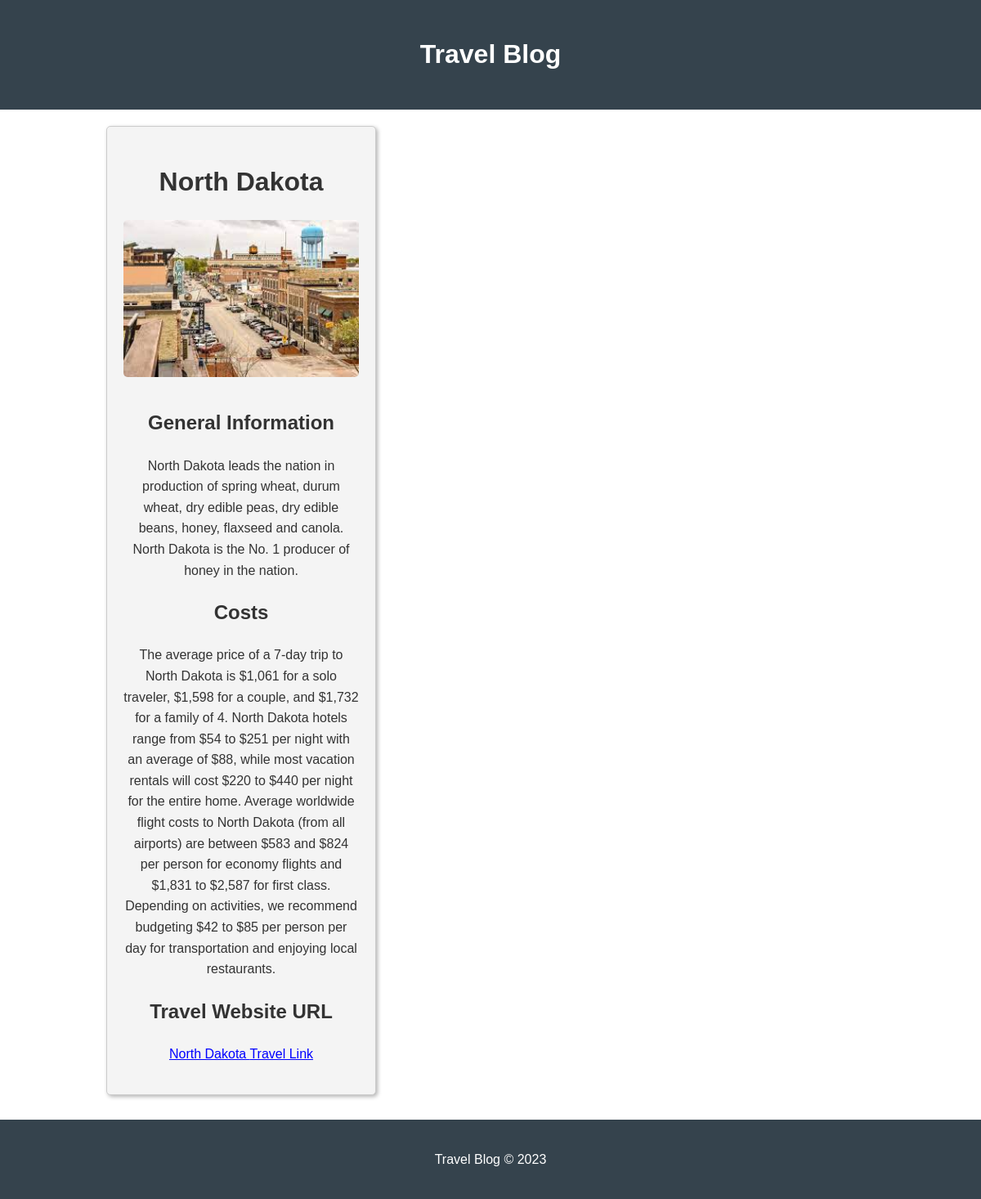
/1/, run on the app's committed database.
### destinations/models.py (models this page shows, shortened)
class Destination(models.Model):
    name = models.CharField(max_length=100)
    image = models.ImageField(upload_to='destination_images/')
    general_info = models.TextField()
    costs = models.TextField()
    travel_website_url = models.URLField(blank=True, null=True)

### destinations/views.py (the view)
# urls.py: path('<int:destination_id>/', views.destination_detail, name='destination_detail'),
def destination_detail(request, destination_id):
    destination = Destination.objects.get(id=destination_id)
    return render(request, 'destinations/destination_detail.html', {'destination': destination})

### destinations/templates/destinations/destination_detail.html
{% extends 'base.html' %}
{% block content %}
  <div class="destination">
    <h1>{{ destination.name }}</h1>
    <img src="{{ destination.image.url }}" alt="{{ destination.name }}" />
    <h2>General Information</h2>
    <p>{{ destination.general_info }}</p>
    <h2>Costs</h2>
    <p>{{ destination.costs }}</p>
    <h2>Travel Website URL</h2>
    {% if destination.travel_website_url %}
      <p><a href="{{ destination.travel_website_url }}" target="_blank" rel="noopener noreferrer" class="travel-link">{{ destination.name }} Travel Link</a></p>
    {% else %}
      <p>No travel website URL provided.</p>
    {% endif %}
  </div>
{% endblock content %}

### destinations/static/css/styles.css (style rules this page uses)
.travel-link { color: blue; }
body { font-family: Arial, sans-serif; line-height: 1.6; color: #333; margin: 0; }
.destination { display: inline-block; width: 30%; margin: 10px; padding: 20px; text-align: center; border: 1px solid #ccc; box-shadow: 2px 2px 5px rgba(0, 0, 0, 0.3); border-radius: 5px; background-color: #f4f4f4; }
.destination img { width: 100%; height: auto; border-radius: 5px; margin-bottom: 10px; }
.travel-link { color: blue; text-decoration: underline; }

### data on the page
Destination: name "North Dakota", image (picture), general_info "North Dakota leads the nation in production of spring wheat, durum wheat, dry edible peas, dry edible beans, honey, flaxseed and canola. North Dakota is the No. 1 producer of honey in the nation.", costs "The average price of a 7-day trip to North Dakota is $1,061 for a solo traveler, $1,598 for a couple, and $1,732 for a family of 4. North Dakota hotels range from $54 to $251 per night with an average of $88, while most vacation rentals will cost $220 to $440 per night for the entire home. Average worldwide flight costs to North Dakota (from all airports) are between $583 and $824 per person for economy flights and $1,831 to $2,587 for first class. Depending on activities, we recommend budgeting $42 to $85 per person per day for transportation and enjoying local restaurants."
